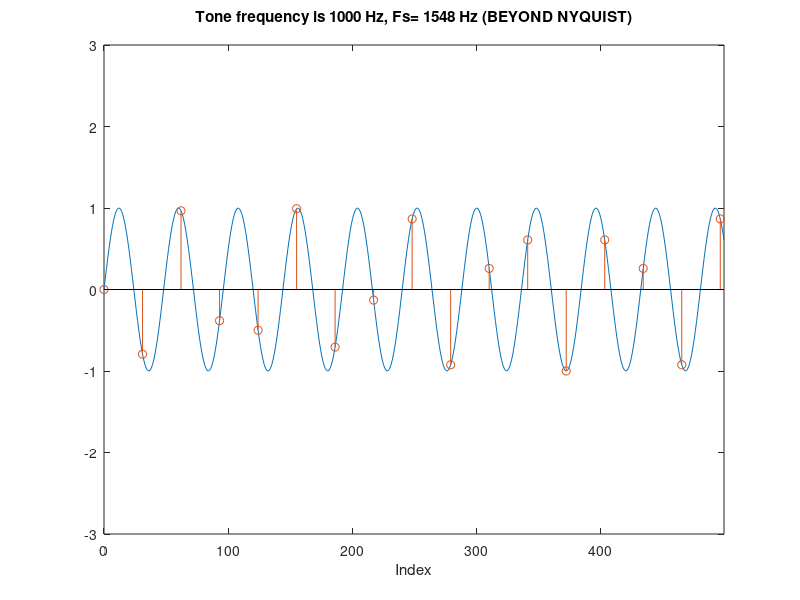

MATLAB code to generate this figure:
fig = figure('Menu', 'none', 'ToolBar', 'none'); % remove menu and toolbar

SIGNAL_DURATION = 2;    % signal duration
Fs = 48000;             % sampling frequency
Fs_div = Fs / 6;      % every 6th sample
Ts = 1 / Fs;            % sampling period
Ts_prime = 1 / Fs_div; % period every 6th sample
F0 = 1000;              % tone frequency

% Create a single sampled sine wave
% Subsample it via decimation at different factors

% Create vector representing sampling times for the specified duration
SAMPLE_NUM = int32(SIGNAL_DURATION * Fs);
SAMPLE_NUM_prime = int32(SIGNAL_DURATION * Fs_div);
t       = double(0:(SAMPLE_NUM-1)) * Ts;                % sample at specified Fs
t_prime = double(0:(SAMPLE_NUM_prime-1)) * Ts_prime;    % sample at specified Fs/6

% Create vector W of a single sampled sine wave at the tone frequency
W = sin(2*pi*F0*t);

POINTS_NUM = length(W);
plot_indices = 1:500;

% Create a vector for every div amount of samples
for div = 1:5:31
    % Select indices for every div samples
	sub_indices = 0:div:(POINTS_NUM-1);
	plot_sub_indices = plot_indices(1:div:end);

	W_prime = W(sub_indices + 1);
    
    % Plot waveform at specified indices
	plot(plot_indices-1, W(plot_indices))
	hold on
    % Plot compressed waveform at subsampled indices
	stem(plot_sub_indices-1, W(plot_sub_indices));
	hold off
    
    nyq_str = '';
    % Adjust sampling frequency according to specified div
    Fs_div =  Fs / div;
    if (F0 >= Fs_div/2)
        nyq_str = strcat(nyq_str, '(BEYOND NYQUIST)'); % don't capture all ripples, hear a second tone
    else 
        nyq_str = strcat(nyq_str, '(SATISFIES NYQUIST)');
    end
    
    % Edit plot title and axes
    title_str = sprintf('Tone frequency is %d Hz, Fs= %i Hz %s\n', F0, round(Fs_div), nyq_str);
    disp(title_str) 

    xlim([(plot_indices (1)-1) (plot_indices(end)-1)]);
    ylim([-3 3]);
    
    title(title_str)
    xlabel('Index');

    % Play vector as a sound under sampling frequency
    sound(W_prime, Fs_div)
    pause(SIGNAL_DURATION)
    
    % Pause sound clip and wait for key press for next sound
    pause
end

% tone freq different sampling rates
% until we go under nyquist and hear another note
